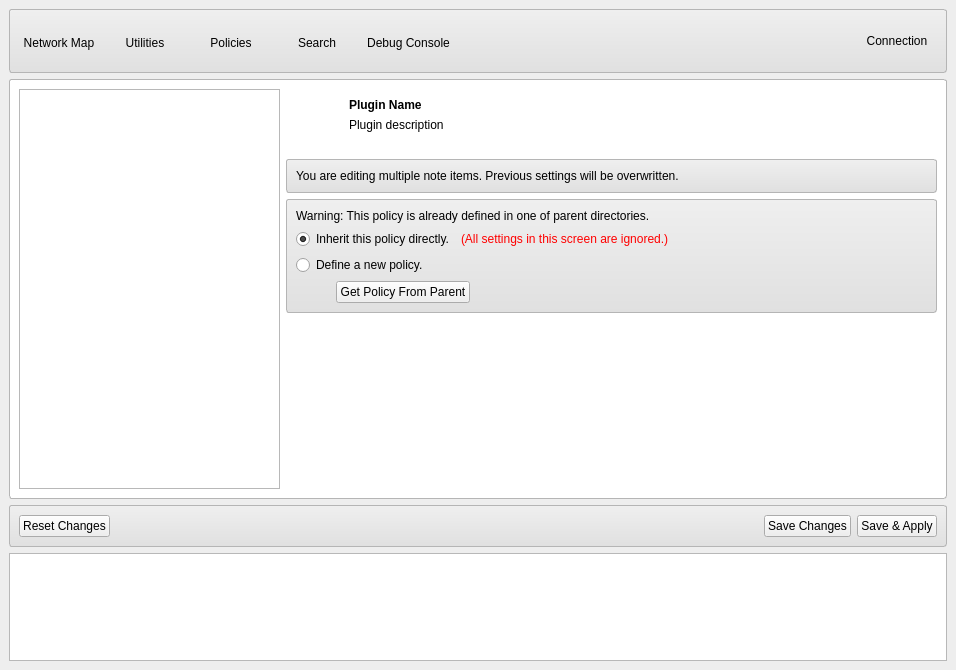
<?xml version="1.0" encoding="UTF-8"?>
<ui version="4.0">
 <class>FormMain</class>
 <widget class="QWidget" name="FormMain">
  <property name="geometry">
   <rect>
    <x>0</x>
    <y>0</y>
    <width>956</width>
    <height>670</height>
   </rect>
  </property>
  <property name="windowTitle">
   <string>Lider</string>
  </property>
  <property name="windowIcon">
   <iconset resource="data.qrc">
    <normaloff>:/icons/network48.png</normaloff>:/icons/network48.png</iconset>
  </property>
  <property name="autoFillBackground">
   <bool>false</bool>
  </property>
  <property name="styleSheet">
   <string notr="true">#FormMain {
	margin: 0px;
	padding: 0px;
}

#frameContainer {
	background: #eee;
	padding: 0px;
	margin: 0px;
}

#frameMain {
	border-radius: 3px;
	border: 1px solid #b5b5b5;
	background: #fff;
	margin: 0px;
	padding: 0px;
}

#treeComputers {
	margin: 0px;
	padding: 0px;
}

#pixmapTarget {
}

#labelTarget {
	font-weight: bold;
	font-size: 13px;
	color: #333;
}

#labelTargetDesc {
	color: #333;
}

#frameButtons {
	border-radius: 3px;
	border: 1px solid #b5b5b5;
	background: qlineargradient(spread:pad, x1:0, y1:1, x2:0, y2:0, stop:0 #e0e0e0, stop:1 #efefef);
}

#framePolicyInherit, #frameMulti {
	border-radius: 3px;
	border: 1px solid #b5b5b5;
	background: qlineargradient(spread:pad, x1:0, y1:1, x2:0, y2:0, stop:0 #e0e0e0, stop:1 #efefef);
}

#labelPolicyInherit {
	color: #f00;
}
#labelPolicyNoInherit {
	color: #080;
}

#frameTarget {
	border-radius: 3px;
	border: 1px solid #b5b5b5;
	background: qlineargradient(spread:pad, x1:0, y1:1, x2:0, y2:0, stop:0 #e0e0e0, stop:1 #efefef);
}

#pixmapHelp {
}

#labelHelp {
	font-weight: bold;
	font-size: 13px;
	color: #333;
}

#labelHelpDesc {
	color: #333;
}

#frameTools {
	border-radius: 3px;
	border: 1px solid #b5b5b5;
	background: qlineargradient(spread:pad, x1:0, y1:1, x2:0, y2:0, stop:0 #e0e0e0, stop:1 #efefef);
}

#frameTmp {
	border-radius: 3px;
	border: 1px solid #b5b5b5;
	background: #e6e6e6;
}</string>
  </property>
  <layout class="QGridLayout" name="gridLayout_4">
   <property name="margin">
    <number>0</number>
   </property>
   <item row="0" column="0">
    <widget class="QFrame" name="frameContainer">
     <property name="frameShape">
      <enum>QFrame::NoFrame</enum>
     </property>
     <property name="frameShadow">
      <enum>QFrame::Plain</enum>
     </property>
     <layout class="QGridLayout" name="gridLayout_2">
      <item row="1" column="0">
       <widget class="QFrame" name="frameMain">
        <property name="frameShape">
         <enum>QFrame::StyledPanel</enum>
        </property>
        <property name="frameShadow">
         <enum>QFrame::Raised</enum>
        </property>
        <layout class="QGridLayout" name="gridLayout_7">
         <item row="0" column="1">
          <widget class="QFrame" name="framePlugin">
           <property name="sizePolicy">
            <sizepolicy hsizetype="Preferred" vsizetype="Minimum">
             <horstretch>5</horstretch>
             <verstretch>0</verstretch>
            </sizepolicy>
           </property>
           <property name="minimumSize">
            <size>
             <width>0</width>
             <height>64</height>
            </size>
           </property>
           <property name="maximumSize">
            <size>
             <width>16777215</width>
             <height>100</height>
            </size>
           </property>
           <property name="frameShape">
            <enum>QFrame::NoFrame</enum>
           </property>
           <property name="frameShadow">
            <enum>QFrame::Raised</enum>
           </property>
           <layout class="QGridLayout" name="gridLayout_5">
            <item row="0" column="0" rowspan="2">
             <widget class="QLabel" name="pixmapPlugin">
              <property name="sizePolicy">
               <sizepolicy hsizetype="Fixed" vsizetype="Fixed">
                <horstretch>0</horstretch>
                <verstretch>0</verstretch>
               </sizepolicy>
              </property>
              <property name="minimumSize">
               <size>
                <width>48</width>
                <height>48</height>
               </size>
              </property>
              <property name="maximumSize">
               <size>
                <width>48</width>
                <height>48</height>
               </size>
              </property>
              <property name="text">
               <string/>
              </property>
              <property name="pixmap">
               <pixmap resource="data.qrc">:/icons/network48.png</pixmap>
              </property>
             </widget>
            </item>
            <item row="0" column="1">
             <widget class="QLabel" name="labelPlugin">
              <property name="sizePolicy">
               <sizepolicy hsizetype="Expanding" vsizetype="Fixed">
                <horstretch>0</horstretch>
                <verstretch>0</verstretch>
               </sizepolicy>
              </property>
              <property name="font">
               <font>
                <weight>75</weight>
                <bold>true</bold>
               </font>
              </property>
              <property name="text">
               <string notr="true">Plugin Name</string>
              </property>
              <property name="alignment">
               <set>Qt::AlignLeading|Qt::AlignLeft|Qt::AlignTop</set>
              </property>
             </widget>
            </item>
            <item row="1" column="1">
             <widget class="QLabel" name="labelPluginDesc">
              <property name="sizePolicy">
               <sizepolicy hsizetype="Expanding" vsizetype="Preferred">
                <horstretch>0</horstretch>
                <verstretch>0</verstretch>
               </sizepolicy>
              </property>
              <property name="text">
               <string notr="true">Plugin description</string>
              </property>
              <property name="textFormat">
               <enum>Qt::PlainText</enum>
              </property>
              <property name="alignment">
               <set>Qt::AlignLeading|Qt::AlignLeft|Qt::AlignTop</set>
              </property>
             </widget>
            </item>
           </layout>
          </widget>
         </item>
         <item row="3" column="1">
          <widget class="QStackedWidget" name="stackedWidget">
           <property name="sizePolicy">
            <sizepolicy hsizetype="Preferred" vsizetype="Preferred">
             <horstretch>5</horstretch>
             <verstretch>0</verstretch>
            </sizepolicy>
           </property>
           <property name="lineWidth">
            <number>0</number>
           </property>
           <property name="currentIndex">
            <number>0</number>
           </property>
           <widget class="QWidget" name="page">
            <layout class="QGridLayout" name="gridLayout_6">
             <item row="0" column="0" colspan="2">
              <widget class="QTreeWidget" name="treeComputers">
               <property name="frameShape">
                <enum>QFrame::NoFrame</enum>
               </property>
               <property name="frameShadow">
                <enum>QFrame::Plain</enum>
               </property>
               <property name="selectionMode">
                <enum>QAbstractItemView::ExtendedSelection</enum>
               </property>
               <property name="iconSize">
                <size>
                 <width>32</width>
                 <height>32</height>
                </size>
               </property>
               <attribute name="headerVisible">
                <bool>false</bool>
               </attribute>
               <column>
                <property name="text">
                 <string>Computers</string>
                </property>
               </column>
              </widget>
             </item>
            </layout>
           </widget>
          </widget>
         </item>
         <item row="2" column="1">
          <widget class="QFrame" name="framePolicyInherit">
           <property name="sizePolicy">
            <sizepolicy hsizetype="Preferred" vsizetype="Preferred">
             <horstretch>5</horstretch>
             <verstretch>0</verstretch>
            </sizepolicy>
           </property>
           <property name="frameShape">
            <enum>QFrame::StyledPanel</enum>
           </property>
           <property name="frameShadow">
            <enum>QFrame::Raised</enum>
           </property>
           <layout class="QGridLayout" name="gridLayout_8">
            <item row="0" column="0">
             <widget class="QLabel" name="label">
              <property name="text">
               <string>Warning: This policy is already defined in one of parent directories.</string>
              </property>
             </widget>
            </item>
            <item row="1" column="0">
             <layout class="QHBoxLayout" name="horizontalLayout_2">
              <item>
               <widget class="QRadioButton" name="radioPolicyInherit">
                <property name="text">
                 <string>Inherit this policy directly.</string>
                </property>
                <property name="checked">
                 <bool>true</bool>
                </property>
               </widget>
              </item>
              <item>
               <widget class="QLabel" name="labelPolicyInherit">
                <property name="sizePolicy">
                 <sizepolicy hsizetype="MinimumExpanding" vsizetype="Preferred">
                  <horstretch>0</horstretch>
                  <verstretch>0</verstretch>
                 </sizepolicy>
                </property>
                <property name="text">
                 <string>(All settings in this screen are ignored.)</string>
                </property>
               </widget>
              </item>
             </layout>
            </item>
            <item row="2" column="0">
             <layout class="QHBoxLayout" name="horizontalLayout_3">
              <item>
               <widget class="QRadioButton" name="radioPolicyNoInherit">
                <property name="text">
                 <string>Define a new policy.</string>
                </property>
               </widget>
              </item>
              <item>
               <widget class="QLabel" name="labelPolicyNoInherit">
                <property name="sizePolicy">
                 <sizepolicy hsizetype="MinimumExpanding" vsizetype="Preferred">
                  <horstretch>0</horstretch>
                  <verstretch>0</verstretch>
                 </sizepolicy>
                </property>
                <property name="text">
                 <string/>
                </property>
               </widget>
              </item>
             </layout>
            </item>
            <item row="3" column="0">
             <layout class="QHBoxLayout" name="horizontalLayout_4">
              <item>
               <spacer name="horizontalSpacer_3">
                <property name="orientation">
                 <enum>Qt::Horizontal</enum>
                </property>
                <property name="sizeType">
                 <enum>QSizePolicy::Fixed</enum>
                </property>
                <property name="sizeHint" stdset="0">
                 <size>
                  <width>40</width>
                  <height>20</height>
                 </size>
                </property>
               </spacer>
              </item>
              <item>
               <widget class="QPushButton" name="pushCopyPolicy">
                <property name="text">
                 <string>Get Policy From Parent</string>
                </property>
               </widget>
              </item>
              <item>
               <spacer name="horizontalSpacer_4">
                <property name="orientation">
                 <enum>Qt::Horizontal</enum>
                </property>
                <property name="sizeHint" stdset="0">
                 <size>
                  <width>40</width>
                  <height>20</height>
                 </size>
                </property>
               </spacer>
              </item>
             </layout>
            </item>
           </layout>
          </widget>
         </item>
         <item row="0" column="0" rowspan="4">
          <widget class="QTreeWidget" name="treeSummary">
           <property name="sizePolicy">
            <sizepolicy hsizetype="Expanding" vsizetype="Expanding">
             <horstretch>2</horstretch>
             <verstretch>0</verstretch>
            </sizepolicy>
           </property>
           <property name="selectionMode">
            <enum>QAbstractItemView::ExtendedSelection</enum>
           </property>
           <attribute name="headerVisible">
            <bool>false</bool>
           </attribute>
           <column>
            <property name="text">
             <string notr="true">1</string>
            </property>
           </column>
          </widget>
         </item>
         <item row="1" column="1">
          <widget class="QFrame" name="frameMulti">
           <property name="frameShape">
            <enum>QFrame::StyledPanel</enum>
           </property>
           <property name="frameShadow">
            <enum>QFrame::Raised</enum>
           </property>
           <layout class="QGridLayout" name="gridLayout_9">
            <item row="0" column="0">
             <widget class="QLabel" name="label_2">
              <property name="text">
               <string>You are editing multiple note items. Previous settings will be overwritten.</string>
              </property>
             </widget>
            </item>
           </layout>
          </widget>
         </item>
        </layout>
       </widget>
      </item>
      <item row="4" column="0">
       <widget class="QTextBrowser" name="textLog">
        <property name="maximumSize">
         <size>
          <width>16777215</width>
          <height>150</height>
         </size>
        </property>
       </widget>
      </item>
      <item row="0" column="0">
       <widget class="QFrame" name="frameTools">
        <property name="sizePolicy">
         <sizepolicy hsizetype="Preferred" vsizetype="Minimum">
          <horstretch>0</horstretch>
          <verstretch>0</verstretch>
         </sizepolicy>
        </property>
        <property name="minimumSize">
         <size>
          <width>0</width>
          <height>64</height>
         </size>
        </property>
        <property name="maximumSize">
         <size>
          <width>16777215</width>
          <height>100</height>
         </size>
        </property>
        <property name="frameShape">
         <enum>QFrame::StyledPanel</enum>
        </property>
        <property name="frameShadow">
         <enum>QFrame::Raised</enum>
        </property>
        <layout class="QGridLayout" name="gridLayout">
         <item row="0" column="0">
          <layout class="QHBoxLayout" name="horizontalLayout">
           <item>
            <widget class="QPushButton" name="pushMain">
             <property name="sizePolicy">
              <sizepolicy hsizetype="Fixed" vsizetype="Fixed">
               <horstretch>48</horstretch>
               <verstretch>48</verstretch>
              </sizepolicy>
             </property>
             <property name="minimumSize">
              <size>
               <width>48</width>
               <height>48</height>
              </size>
             </property>
             <property name="toolTip">
              <string>Network Map</string>
             </property>
             <property name="text">
              <string>Network Map</string>
             </property>
             <property name="icon">
              <iconset resource="data.qrc">
               <normaloff>:/icons/network48.png</normaloff>:/icons/network48.png</iconset>
             </property>
             <property name="iconSize">
              <size>
               <width>22</width>
               <height>22</height>
              </size>
             </property>
             <property name="flat">
              <bool>true</bool>
             </property>
            </widget>
           </item>
           <item>
            <widget class="QPushButton" name="pushPluginGlobal">
             <property name="sizePolicy">
              <sizepolicy hsizetype="Fixed" vsizetype="Fixed">
               <horstretch>48</horstretch>
               <verstretch>48</verstretch>
              </sizepolicy>
             </property>
             <property name="minimumSize">
              <size>
               <width>48</width>
               <height>48</height>
              </size>
             </property>
             <property name="toolTip">
              <string>Utilities</string>
             </property>
             <property name="text">
              <string>Utilities</string>
             </property>
             <property name="icon">
              <iconset resource="data.qrc">
               <normaloff>:/icons/screens48.png</normaloff>:/icons/screens48.png</iconset>
             </property>
             <property name="iconSize">
              <size>
               <width>22</width>
               <height>22</height>
              </size>
             </property>
             <property name="flat">
              <bool>true</bool>
             </property>
            </widget>
           </item>
           <item>
            <widget class="QPushButton" name="pushPluginItem">
             <property name="sizePolicy">
              <sizepolicy hsizetype="Fixed" vsizetype="Fixed">
               <horstretch>48</horstretch>
               <verstretch>48</verstretch>
              </sizepolicy>
             </property>
             <property name="minimumSize">
              <size>
               <width>48</width>
               <height>48</height>
              </size>
             </property>
             <property name="toolTip">
              <string>Policies</string>
             </property>
             <property name="text">
              <string>Policies</string>
             </property>
             <property name="icon">
              <iconset resource="data.qrc">
               <normaloff>:/icons/preferences32.png</normaloff>:/icons/preferences32.png</iconset>
             </property>
             <property name="iconSize">
              <size>
               <width>22</width>
               <height>22</height>
              </size>
             </property>
             <property name="flat">
              <bool>true</bool>
             </property>
            </widget>
           </item>
           <item>
            <widget class="QPushButton" name="pushSearch">
             <property name="sizePolicy">
              <sizepolicy hsizetype="Fixed" vsizetype="Fixed">
               <horstretch>48</horstretch>
               <verstretch>48</verstretch>
              </sizepolicy>
             </property>
             <property name="minimumSize">
              <size>
               <width>48</width>
               <height>48</height>
              </size>
             </property>
             <property name="text">
              <string>Search</string>
             </property>
             <property name="icon">
              <iconset resource="data.qrc">
               <normaloff>:/icons/find32.png</normaloff>:/icons/find32.png</iconset>
             </property>
             <property name="iconSize">
              <size>
               <width>22</width>
               <height>22</height>
              </size>
             </property>
             <property name="flat">
              <bool>true</bool>
             </property>
            </widget>
           </item>
           <item>
            <widget class="QPushButton" name="pushDebug">
             <property name="sizePolicy">
              <sizepolicy hsizetype="Fixed" vsizetype="Fixed">
               <horstretch>48</horstretch>
               <verstretch>48</verstretch>
              </sizepolicy>
             </property>
             <property name="minimumSize">
              <size>
               <width>48</width>
               <height>48</height>
              </size>
             </property>
             <property name="toolTip">
              <string>Debug Console</string>
             </property>
             <property name="text">
              <string>Debug Console</string>
             </property>
             <property name="icon">
              <iconset resource="data.qrc">
               <normaloff>:/icons/hint48.png</normaloff>:/icons/hint48.png</iconset>
             </property>
             <property name="iconSize">
              <size>
               <width>22</width>
               <height>22</height>
              </size>
             </property>
             <property name="checkable">
              <bool>true</bool>
             </property>
             <property name="flat">
              <bool>true</bool>
             </property>
            </widget>
           </item>
           <item>
            <spacer name="horizontalSpacer">
             <property name="orientation">
              <enum>Qt::Horizontal</enum>
             </property>
             <property name="sizeHint" stdset="0">
              <size>
               <width>40</width>
               <height>20</height>
              </size>
             </property>
            </spacer>
           </item>
           <item>
            <widget class="QPushButton" name="pushConnection">
             <property name="sizePolicy">
              <sizepolicy hsizetype="Preferred" vsizetype="Fixed">
               <horstretch>0</horstretch>
               <verstretch>0</verstretch>
              </sizepolicy>
             </property>
             <property name="layoutDirection">
              <enum>Qt::LeftToRight</enum>
             </property>
             <property name="text">
              <string>Connection</string>
             </property>
             <property name="icon">
              <iconset resource="data.qrc">
               <normaloff>:/icons/offline48.png</normaloff>:/icons/offline48.png</iconset>
             </property>
             <property name="iconSize">
              <size>
               <width>22</width>
               <height>22</height>
              </size>
             </property>
             <property name="flat">
              <bool>true</bool>
             </property>
            </widget>
           </item>
          </layout>
         </item>
        </layout>
       </widget>
      </item>
      <item row="3" column="0">
       <widget class="QFrame" name="frameButtons">
        <property name="frameShape">
         <enum>QFrame::StyledPanel</enum>
        </property>
        <property name="frameShadow">
         <enum>QFrame::Raised</enum>
        </property>
        <layout class="QGridLayout" name="gridLayout_3">
         <item row="0" column="0">
          <widget class="QPushButton" name="pushReset">
           <property name="text">
            <string>Reset Changes</string>
           </property>
           <property name="icon">
            <iconset resource="data.qrc">
             <normaloff>:/icons/reset32.png</normaloff>:/icons/reset32.png</iconset>
           </property>
          </widget>
         </item>
         <item row="0" column="1">
          <spacer name="horizontalSpacer_2">
           <property name="orientation">
            <enum>Qt::Horizontal</enum>
           </property>
           <property name="sizeHint" stdset="0">
            <size>
             <width>40</width>
             <height>20</height>
            </size>
           </property>
          </spacer>
         </item>
         <item row="0" column="2">
          <widget class="QPushButton" name="pushSave">
           <property name="text">
            <string>Save Changes</string>
           </property>
           <property name="icon">
            <iconset resource="data.qrc">
             <normaloff>:/icons/apply32.png</normaloff>:/icons/apply32.png</iconset>
           </property>
          </widget>
         </item>
         <item row="0" column="3">
          <widget class="QPushButton" name="pushApply">
           <property name="text">
            <string>Save &amp;&amp; Apply</string>
           </property>
           <property name="icon">
            <iconset resource="data.qrc">
             <normaloff>:/icons/ok32.png</normaloff>:/icons/ok32.png</iconset>
           </property>
          </widget>
         </item>
        </layout>
       </widget>
      </item>
     </layout>
    </widget>
   </item>
  </layout>
 </widget>
 <resources>
  <include location="data.qrc"/>
 </resources>
 <connections/>
</ui>
